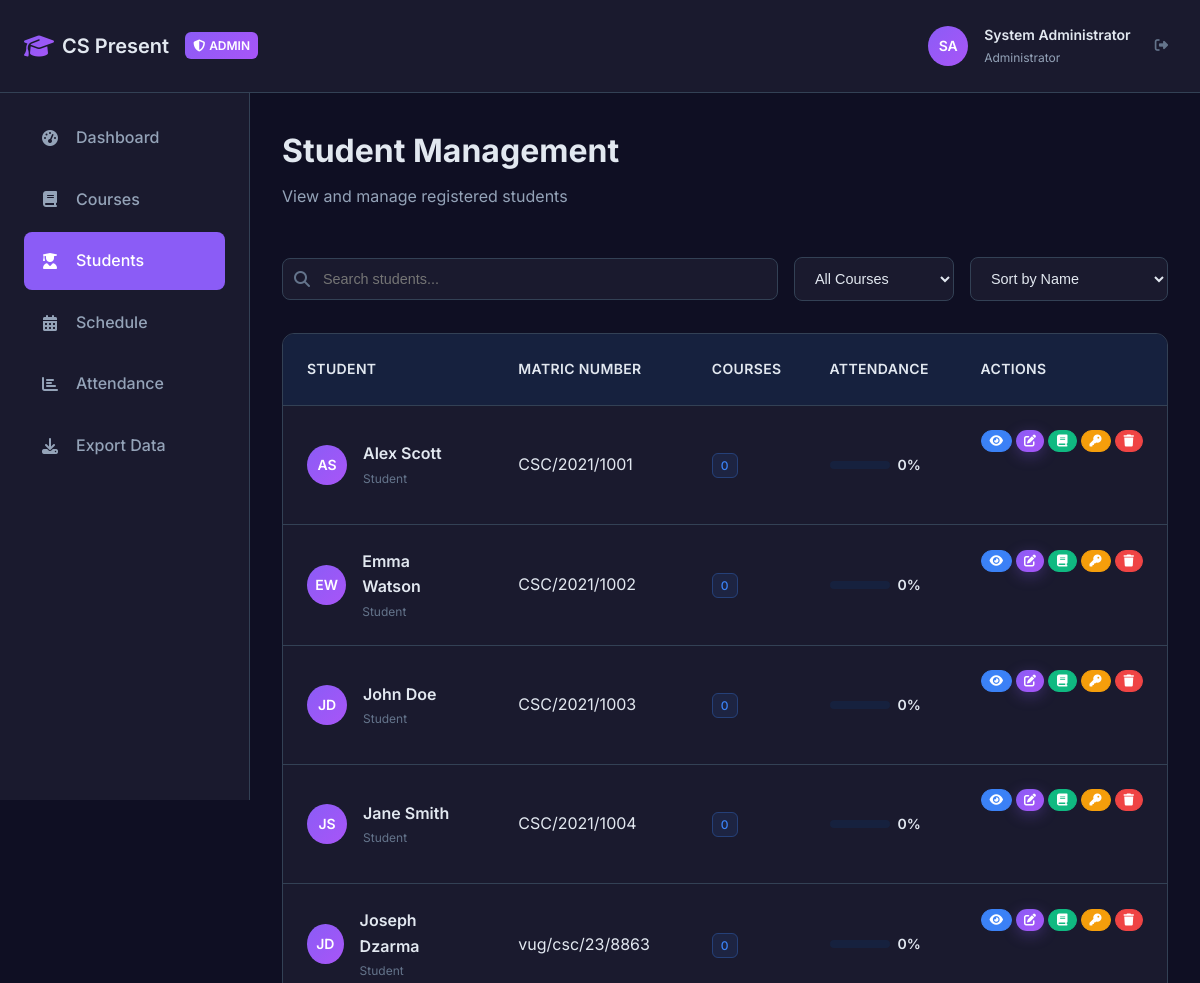
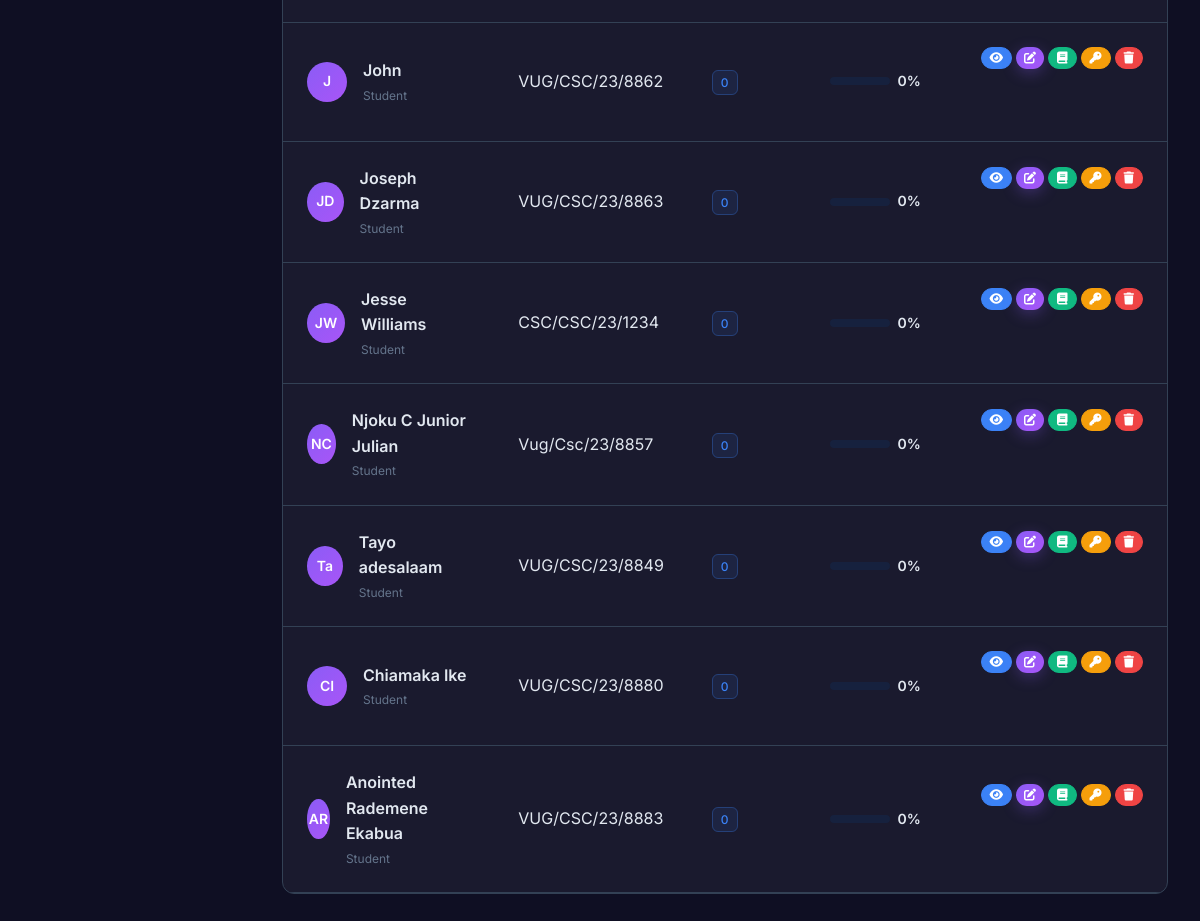
The page /admin/students (signed in) on the database its author committed (2 pictures, top to bottom).
### models.py (models this page shows, shortened)
class User(db.Model):
    id = db.Column(db.Integer, primary_key=True)
    full_name = db.Column(db.String(100), nullable=False)
    matric_number = db.Column(db.String(20), unique=True, nullable=False)
    password = db.Column(db.String(255), nullable=False)
    role = db.Column(db.String(20), nullable=False, default='student')  # 'student' or 'admin'
    profile_picture = db.Column(db.String(255), default='default-avatar.png')
    created_at = db.Column(db.DateTime, default=datetime.utcnow)
    enrollments = db.relationship('Enrollment', backref='user', lazy=True, cascade='all, delete-orphan')
    attendance_records = db.relationship('AttendanceRecord', backref='user', lazy=True, cascade='all, delete-orphan')
    announcements = db.relationship('Announcement', backref='author', lazy=True)
    notification_reads = db.relationship('AnnouncementRead', backref='user', lazy=True, cascade='all, delete-orphan')

### app.py (the view)
@app.route("/admin/students")
@admin_required
def admin_students():
    students = User.query.filter_by(role="student").all()
    return render_template("admin/students.html", students=students)

### app.py (called while the page is built)
def admin_required(f):
    @wraps(f)
    def decorated_function(*args, **kwargs):
        if "user_id" not in session:
            return redirect(url_for("login"))
        user = User.query.get(session["user_id"])
        if not user or user.role != "admin":
            flash("Access denied. Admin privileges required.", "error")
            return redirect(url_for("dashboard"))
        return f(*args, **kwargs)
    return decorated_function

### templates/admin/students.html (shortened to what this page needs)
{% extends "admin/courses.html" %}
{% block content %}
<div class="app-layout">
    <div class="app-header">
        <div class="header-content">
            <div class="header-left">
                <a href="{{ url_for('admin_dashboard') }}" class="header-logo">
                    <i class="fas fa-graduation-cap"></i>
                    <span>CS Present</span>
                </a>
                <div class="admin-badge">
                    <i class="fas fa-shield-alt"></i>
                    Admin
                </div>
            </div>
            <div class="header-user">
                <div class="user-avatar admin-avatar">
                    SA
                </div>
                <div class="user-info">
                    <h3>System Administrator</h3>
                    <p>Administrator</p>
                </div>
                <button class="logout-btn" onclick="window.location.href='{{ url_for('logout') }}'">
                    <i class="fas fa-sign-out-alt"></i>
                </button>
            </div>
        </div>
    </div>
    <div class="admin-sidebar">
        <nav class="admin-nav">
            <a href="{{ url_for('admin_dashboard') }}" class="nav-link">
                <i class="fas fa-tachometer-alt"></i>
                <span>Dashboard</span>
            </a>
            <a href="{{ url_for('admin_courses') }}" class="nav-link">
                <i class="fas fa-book"></i>
                <span>Courses</span>
            </a>
            <a href="{{ url_for('admin_students') }}" class="nav-link active">
                <i class="fas fa-user-graduate"></i>
                <span>Students</span>
            </a>
            <a href="{{ url_for('admin_schedule') }}" class="nav-link">
                <i class="fas fa-calendar-alt"></i>
                <span>Schedule</span>
            </a>
            <a href="{{ url_for('admin_attendance') }}" class="nav-link">
                <i class="fas fa-chart-bar"></i>
                <span>Attendance</span>
            </a>
            <a href="{{ url_for('admin_exports') }}" class="nav-link">
                <i class="fas fa-download"></i>
                <span>Export Data</span>
            </a>
        </nav>
    </div>
    <div class="admin-main">
        <div class="admin-content">
            <div class="page-header">
                <div>
                    <h1 class="page-title">Student Management</h1>
                    <p class="page-subtitle">View and manage registered students</p>
                </div>
            </div>
            <div class="controls-section">
                <div class="search-filter">
                    <div class="search-box">
                        <i class="fas fa-search"></i>
                        <input type="text" id="searchStudents" placeholder="Search students..." onkeyup="filterStudents()">
                    </div>
                    <select class="filter-select" id="filterCourse" onchange="filterByCourse()">
                        <option value="">All Courses</option>
                    </select>
                    <select class="filter-select" id="sortStudents" onchange="sortStudents()">
                        <option value="name">Sort by Name</option>
                    </select>
                </div>
            </div>
            <div class="table-container">
                <table class="data-table" id="studentsTable">
                    <thead>
                        <tr>
                            <th>Student</th>
                            <th>Matric Number</th>
                            <th>Courses</th>
                            <th>Attendance</th>
                            <th>Actions</th>
                        </tr>
                    </thead>
                    <tbody>
                        {% for student in students %}
                        <tr class="student-row"
                            data-student-name="{{ student.full_name|lower }}"
                            data-matric="{{ student.matric_number|lower }}"
                            data-courses="{{ student.enrollments|length }}"
                            data-attendance="{{ student.attendance_rate or 0 }}"
                            data-join-date="{{ student.created_at.isoformat() }}">
                            <td>
                                <div class="student-info">
                                    <div class="student-avatar">
                                        {{ student.full_name.split()[0][0] }}{{ student.full_name.split()[1][0] if student.full_name.split()|length > 1 else '' }}
                                    </div>
                                    <div class="student-details">
                                        <div class="student-name">{{ student.full_name }}</div>
                                        <div class="student-role">Student</div>
                                    </div>
                                </div>
                            </td>
                            <td><span class="matric-number">{{ student.matric_number }}</span></td>
                            <td>
                                <span class="badge badge-info">{{ student.enrollments|length }}</span>
                            </td>
                            <td>
                                <div class="attendance-progress">
                                    {% set attendance_rate = student.attendance_rate or 0 %}
                                    <div class="progress-bar">
                                    </div>
                                    <span class="progress-text">{{ attendance_rate }}%</span>
                                </div>
                            </td>
                            <td>
                                <div class="action-buttons">
                                    <button class="btn btn-info btn-sm" onclick="viewStudent({{ student.id }})" title="View Details">
                                        <i class="fas fa-eye"></i>
                                    </button>
                                    <button class="btn btn-primary btn-sm" onclick="editStudent({{ student.id }})" title="Edit Student">
                                        <i class="fas fa-edit"></i>
                                    </button>
                                    <button class="btn btn-success btn-sm" onclick="manageStudentCourses({{ student.id }})" title="Manage Courses">
                                        <i class="fas fa-book"></i>
                                    </button>
                                    <button class="btn btn-warning btn-sm" onclick="viewStudentPassword({{ student.id }}, '{{ student.full_name }}')" title="View Password">
                                        <i class="fas fa-key"></i>
                                    </button>
                                    <button class="btn btn-danger btn-sm" onclick="deleteStudent({{ student.id }}, '{{ student.full_name }}')" title="Delete Student">
                                        <i class="fas fa-trash"></i>
                                    </button>
                                </div>
                            </td>
                        </tr>
                        {% endfor %}
                    </tbody>
                </table>
            </div>
        </div>
    </div>
</div>
{% endblock %}

### static/css/style.css (style rules this page uses)
* { margin: 0; padding: 0; box-sizing: border-box; }
:root { --bg-primary: #0f0f23; --bg-secondary: #1a1a2e; --bg-tertiary: #16213e; --bg-card: #0e3460; --bg-hover: #1e3a8a; --text-primary: #e2e8f0; --text-secondary: #94a3b8; --text-muted: #64748b; --accent-primary: #8b5cf6; --accent-secondary: #a855f7; --accent-gradient: linear-gradient(135deg, #8b5cf6, #a855f7); --border-color: #334155; --border-light: #475569; --success: #10b981; --warning: #f59e0b; --error: #ef4444; --info: #3b82f6; --shadow-sm: 0 1px 2px 0 rgba(0, 0, 0, 0.3); --shadow-md: 0 4px 6px -1px rgba(0, 0, 0, 0.4); --shadow-lg: 0 10px 15px -3px rgba(0, 0, 0, 0.5); --shadow-xl: 0 20px 25px -5px rgba(0, 0, 0, 0.6); --radius-sm: 0.375rem; --radius-md: 0.5rem; --radius-lg: 0.75rem; --radius-xl: 1rem; --spacing-xs: 0.25rem; --spacing-sm: 0.5rem; --spacing-md: 1rem; --spacing-lg: 1.5rem; --spacing-xl: 2rem; --spacing-2xl: 3rem; --font-family: 'Inter', -apple-system, BlinkMacSystemFont, 'Segoe UI', Roboto, sans-serif; }
html { scroll-behavior: smooth; font-size: 16px; }
body { font-family: var(--font-family); background: var(--bg-primary); color: var(--text-primary); line-height: 1.6; font-weight: 400; overflow-x: hidden; }
.btn { display: inline-flex; align-items: center; gap: var(--spacing-sm); padding: 0.75rem 1.5rem; border-radius: var(--radius-lg); border: none; font-weight: 500; font-size: 0.875rem; text-decoration: none; cursor: pointer; transition: all 0.2s ease; position: relative; overflow: hidden; }
.btn:before { content: ''; position: absolute; top: 0; left: -100%; width: 100%; height: 100%; background: linear-gradient(90deg, transparent, rgba(255, 255, 255, 0.1), transparent); transition: left 0.5s ease; }
.btn-primary { background: var(--accent-gradient); color: white; box-shadow: 0 4px 15px rgba(139, 92, 246, 0.3); }
.action-buttons { display: flex; justify-content: center; gap: var(--spacing-lg); margin-bottom: var(--spacing-2xl); }
.app-layout { min-height: 100vh; background: var(--bg-primary); }
.app-header { background: var(--bg-secondary); border-bottom: 1px solid var(--border-color); padding: var(--spacing-lg); position: sticky; top: 0; z-index: 100; backdrop-filter: blur(20px); }
.header-content { max-width: 1200px; margin: 0 auto; display: flex; align-items: center; justify-content: space-between; }
.header-left { display: flex; align-items: center; gap: var(--spacing-md); }
.header-logo { display: flex; align-items: center; gap: var(--spacing-sm); text-decoration: none; color: var(--text-primary); }
.header-logo i { font-size: 1.5rem; background: var(--accent-gradient); background-clip: text; -webkit-background-clip: text; -webkit-text-fill-color: transparent; }
.header-logo span { font-size: 1.25rem; font-weight: 600; }
.header-user { display: flex; align-items: center; gap: var(--spacing-md); }
.user-avatar { width: 40px; height: 40px; border-radius: 50%; background: var(--accent-gradient); display: flex; align-items: center; justify-content: center; color: white; font-weight: 600; font-size: 0.875rem; }
.user-info { display: none; }
.user-info h3 { font-size: 0.875rem; font-weight: 600; color: var(--text-primary); margin-bottom: 2px; }
.user-info p { font-size: 0.75rem; color: var(--text-secondary); }
.logout-btn { background: none; border: none; color: var(--text-muted); cursor: pointer; padding: var(--spacing-sm); border-radius: var(--radius-md); transition: all 0.2s ease; }
.page-header { margin-bottom: var(--spacing-2xl); }
.page-title { font-size: 2rem; font-weight: 700; color: var(--text-primary); margin-bottom: var(--spacing-sm); }
.page-subtitle { color: var(--text-secondary); font-size: 1rem; }
@media (min-width: 768px) { .user-info { display: block; } }
@media (min-width: 768px) { .action-buttons { flex-direction: row; } }

### rows shown on the page
User: full_name "A", full_name.split|length "S", full_name "Alex Scott", matric_number "CSC/2021/1001", enrollments|length "0", attendance_rate "0"
User: full_name "E", full_name.split|length "W", full_name "Emma Watson", matric_number "CSC/2021/1002", enrollments|length "0", attendance_rate "0"
User: full_name "J", full_name.split|length "D", full_name "John Doe", matric_number "CSC/2021/1003", enrollments|length "0", attendance_rate "0"
User: full_name "J", full_name.split|length "S", full_name "Jane Smith", matric_number "CSC/2021/1004", enrollments|length "0", attendance_rate "0"
User: full_name "J", full_name.split|length "D", full_name "Joseph Dzarma", matric_number "vug/csc/23/8863", enrollments|length "0", attendance_rate "0"
User: full_name "J", full_name "John", matric_number "VUG/CSC/23/8862", enrollments|length "0", attendance_rate "0"
User: full_name "J", full_name.split|length "D", full_name "Joseph Dzarma", matric_number "VUG/CSC/23/8863", enrollments|length "0", attendance_rate "0"
User: full_name "J", full_name.split|length "W", full_name "Jesse Williams", matric_number "CSC/CSC/23/1234", enrollments|length "0", attendance_rate "0"
User: full_name "N", full_name.split|length "C", full_name "Njoku C Junior Julian", matric_number "Vug/Csc/23/8857", enrollments|length "0", attendance_rate "0"
User: full_name "T", full_name.split|length "a", full_name "Tayo adesalaam", matric_number "VUG/CSC/23/8849", enrollments|length "0", attendance_rate "0"
User: full_name "C", full_name.split|length "I", full_name "Chiamaka Ike", matric_number "VUG/CSC/23/8880", enrollments|length "0", attendance_rate "0"
User: full_name "A", full_name.split|length "R", full_name "Anointed Rademene Ekabua", matric_number "VUG/CSC/23/8883", enrollments|length "0", attendance_rate "0"
